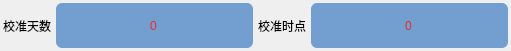
    <widget class="QWidget" name="gridLayoutWidget_11">
     <property name="geometry">
      <rect>
       <x>310</x>
       <y>270</y>
       <width>511</width>
       <height>51</height>
      </rect>
     </property>
     <layout class="QGridLayout" name="gridLayout_29">
      <property name="leftMargin">
       <number>3</number>
      </property>
      <property name="topMargin">
       <number>3</number>
      </property>
      <property name="rightMargin">
       <number>3</number>
      </property>
      <property name="bottomMargin">
       <number>3</number>
      </property>
      <property name="spacing">
       <number>5</number>
      </property>
      <item row="0" column="0">
       <widget class="QLabel" name="label_161">
        <property name="styleSheet">
         <string notr="true">background: transparent;
font: 10pt &quot;Ubuntu&quot;;</string>
        </property>
        <property name="text">
         <string>校准天数</string>
        </property>
       </widget>
      </item>
      <item row="0" column="2">
       <widget class="QLabel" name="label_159">
        <property name="styleSheet">
         <string notr="true">background: transparent;
font: 10pt &quot;Ubuntu&quot;;</string>
        </property>
        <property name="text">
         <string>校准时点</string>
        </property>
       </widget>
      </item>
      <item row="0" column="3">
       <widget class="QLineEdit" name="lineEdit_56">
        <property name="sizePolicy">
         <sizepolicy hsizetype="Expanding" vsizetype="Expanding">
          <horstretch>0</horstretch>
          <verstretch>0</verstretch>
         </sizepolicy>
        </property>
        <property name="styleSheet">
         <string notr="true">background: rgb(114, 159, 207);
color: rgb(239, 41, 41);
border-radius: 6px;</string>
        </property>
        <property name="text">
         <string>0</string>
        </property>
        <property name="alignment">
         <set>Qt::AlignCenter</set>
        </property>
       </widget>
      </item>
      <item row="0" column="1">
       <widget class="QLineEdit" name="lineEdit_55">
        <property name="sizePolicy">
         <sizepolicy hsizetype="Expanding" vsizetype="Expanding">
          <horstretch>0</horstretch>
          <verstretch>0</verstretch>
         </sizepolicy>
        </property>
        <property name="styleSheet">
         <string notr="true">background: rgb(114, 159, 207);
color: rgb(239, 41, 41);
border-radius: 6px;</string>
        </property>
        <property name="text">
         <string>0</string>
        </property>
        <property name="alignment">
         <set>Qt::AlignCenter</set>
        </property>
       </widget>
      </item>
     </layout>
    </widget>
